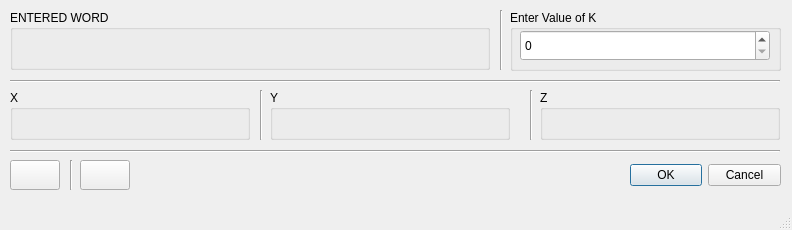
<?xml version="1.0" encoding="UTF-8"?>
<ui version="4.0">
 <class>MainWindow</class>
 <widget class="QMainWindow" name="MainWindow">
  <property name="geometry">
   <rect>
    <x>0</x>
    <y>0</y>
    <width>792</width>
    <height>230</height>
   </rect>
  </property>
  <property name="windowTitle">
   <string>MainWindow</string>
  </property>
  <widget class="QWidget" name="centralwidget">
   <widget class="QGroupBox" name="groupBox">
    <property name="geometry">
     <rect>
      <x>510</x>
      <y>10</y>
      <width>271</width>
      <height>61</height>
     </rect>
    </property>
    <property name="title">
     <string>Enter Value of K</string>
    </property>
    <widget class="QSpinBox" name="spinBox">
     <property name="geometry">
      <rect>
       <x>10</x>
       <y>20</y>
       <width>250</width>
       <height>31</height>
      </rect>
     </property>
     <property name="styleSheet">
      <string notr="true">font: 18pt &quot;MS Shell Dlg 2&quot;;</string>
     </property>
    </widget>
   </widget>
   <widget class="QDialogButtonBox" name="buttonBox">
    <property name="geometry">
     <rect>
      <x>630</x>
      <y>150</y>
      <width>151</width>
      <height>51</height>
     </rect>
    </property>
    <property name="standardButtons">
     <set>QDialogButtonBox::Cancel|QDialogButtonBox::Ok</set>
    </property>
   </widget>
   <widget class="Line" name="line">
    <property name="geometry">
     <rect>
      <x>10</x>
      <y>80</y>
      <width>770</width>
      <height>3</height>
     </rect>
    </property>
    <property name="orientation">
     <enum>Qt::Horizontal</enum>
    </property>
   </widget>
   <widget class="QGroupBox" name="groupBox_5">
    <property name="geometry">
     <rect>
      <x>10</x>
      <y>90</y>
      <width>240</width>
      <height>50</height>
     </rect>
    </property>
    <property name="title">
     <string>X</string>
    </property>
    <widget class="QLabel" name="label_3">
     <property name="geometry">
      <rect>
       <x>20</x>
       <y>10</y>
       <width>210</width>
       <height>30</height>
      </rect>
     </property>
     <property name="text">
      <string/>
     </property>
    </widget>
   </widget>
   <widget class="QGroupBox" name="groupBox_6">
    <property name="geometry">
     <rect>
      <x>270</x>
      <y>90</y>
      <width>240</width>
      <height>50</height>
     </rect>
    </property>
    <property name="title">
     <string>Y</string>
    </property>
    <widget class="QLabel" name="label_4">
     <property name="geometry">
      <rect>
       <x>20</x>
       <y>10</y>
       <width>210</width>
       <height>30</height>
      </rect>
     </property>
     <property name="text">
      <string/>
     </property>
    </widget>
   </widget>
   <widget class="QGroupBox" name="groupBox_7">
    <property name="geometry">
     <rect>
      <x>540</x>
      <y>90</y>
      <width>240</width>
      <height>50</height>
     </rect>
    </property>
    <property name="title">
     <string>Z</string>
    </property>
    <widget class="QLabel" name="label_5">
     <property name="geometry">
      <rect>
       <x>20</x>
       <y>10</y>
       <width>210</width>
       <height>30</height>
      </rect>
     </property>
     <property name="text">
      <string/>
     </property>
    </widget>
   </widget>
   <widget class="Line" name="line_2">
    <property name="geometry">
     <rect>
      <x>260</x>
      <y>90</y>
      <width>3</width>
      <height>50</height>
     </rect>
    </property>
    <property name="orientation">
     <enum>Qt::Vertical</enum>
    </property>
   </widget>
   <widget class="Line" name="line_4">
    <property name="geometry">
     <rect>
      <x>530</x>
      <y>90</y>
      <width>3</width>
      <height>50</height>
     </rect>
    </property>
    <property name="orientation">
     <enum>Qt::Vertical</enum>
    </property>
   </widget>
   <widget class="Line" name="line_3">
    <property name="geometry">
     <rect>
      <x>10</x>
      <y>150</y>
      <width>770</width>
      <height>3</height>
     </rect>
    </property>
    <property name="orientation">
     <enum>Qt::Horizontal</enum>
    </property>
   </widget>
   <widget class="Line" name="line_5">
    <property name="geometry">
     <rect>
      <x>500</x>
      <y>10</y>
      <width>3</width>
      <height>60</height>
     </rect>
    </property>
    <property name="orientation">
     <enum>Qt::Vertical</enum>
    </property>
   </widget>
   <widget class="QGroupBox" name="groupBox_2">
    <property name="geometry">
     <rect>
      <x>10</x>
      <y>10</y>
      <width>480</width>
      <height>60</height>
     </rect>
    </property>
    <property name="title">
     <string>ENTERED WORD</string>
    </property>
    <widget class="QLabel" name="label">
     <property name="geometry">
      <rect>
       <x>20</x>
       <y>10</y>
       <width>601</width>
       <height>31</height>
      </rect>
     </property>
     <property name="styleSheet">
      <string notr="true">font: 16pt &quot;MS Shell Dlg 2&quot;;
color: rgb(0, 0, 255);</string>
     </property>
     <property name="text">
      <string/>
     </property>
    </widget>
   </widget>
   <widget class="Line" name="line_6">
    <property name="geometry">
     <rect>
      <x>70</x>
      <y>160</y>
      <width>3</width>
      <height>30</height>
     </rect>
    </property>
    <property name="orientation">
     <enum>Qt::Vertical</enum>
    </property>
   </widget>
   <widget class="QPushButton" name="MoreButton">
    <property name="geometry">
     <rect>
      <x>80</x>
      <y>160</y>
      <width>50</width>
      <height>30</height>
     </rect>
    </property>
    <property name="styleSheet">
     <string notr="true">font: 75 10pt &quot;MS Shell Dlg 2&quot;;
color: rgb(0, 0, 255);</string>
    </property>
    <property name="text">
     <string/>
    </property>
    <property name="icon">
     <iconset resource="MoreInfoIcon.qrc">
      <normaloff>:/Images/MoreInfo.png</normaloff>:/Images/MoreInfo.png</iconset>
    </property>
    <property name="iconSize">
     <size>
      <width>25</width>
      <height>25</height>
     </size>
    </property>
   </widget>
   <widget class="QPushButton" name="HelpButton">
    <property name="geometry">
     <rect>
      <x>10</x>
      <y>160</y>
      <width>50</width>
      <height>30</height>
     </rect>
    </property>
    <property name="styleSheet">
     <string notr="true">font: 75 11pt &quot;MS Shell Dlg 2&quot;;
color: rgb(85, 0, 127);</string>
    </property>
    <property name="text">
     <string/>
    </property>
    <property name="icon">
     <iconset resource="HelpIcon.qrc">
      <normaloff>:/Images/Help.png</normaloff>:/Images/Help.png</iconset>
    </property>
    <property name="iconSize">
     <size>
      <width>44</width>
      <height>26</height>
     </size>
    </property>
   </widget>
  </widget>
  <widget class="QMenuBar" name="menubar">
   <property name="geometry">
    <rect>
     <x>0</x>
     <y>0</y>
     <width>792</width>
     <height>21</height>
    </rect>
   </property>
  </widget>
  <widget class="QStatusBar" name="statusbar"/>
 </widget>
 <resources>
  <include location="MoreInfoIcon.qrc"/>
  <include location="HelpIcon.qrc"/>
 </resources>
 <connections/>
</ui>
